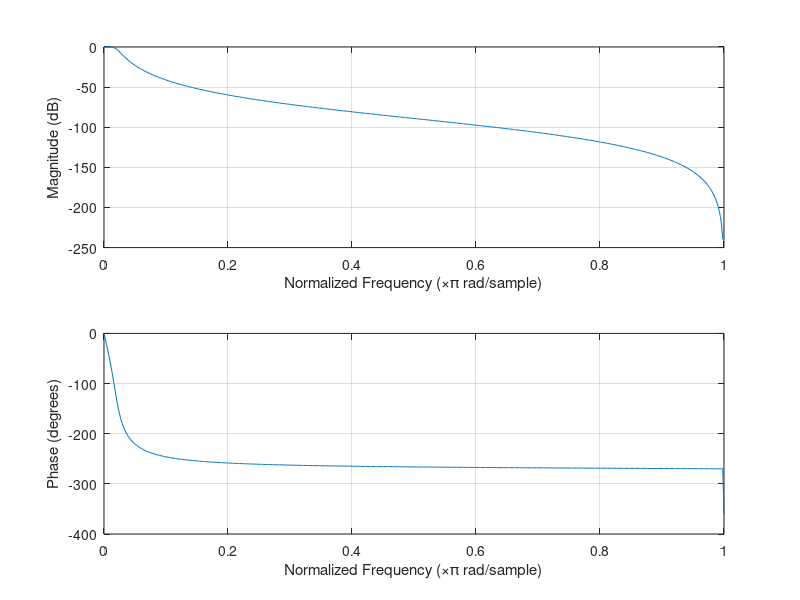

Reproduce this figure in MATLAB. (Note: this script raises an error after producing the figure.)
clear all; close all; clc;

Fs = 48000;
% samples taken in
N = 256;
% digital time
n = 1:N;

% frequencies in Hz
f1 = 21600;
f2 = 500;

% digital signals
x1 = sin((2*pi/Fs)*f1*n);
x2 = sin((2*pi/Fs)*f2*n);

% digital signal
x = x1 + x2;

%{
    set up the filter
    get zeros, poles and gain
    then convert to 2nd order sections
    
    # of rows in sos matrix 
    is # of 2nd order sections
    it's = max of #p/2 and #z/2
%}

ORDER = 3;
fc = 1000;
cutoff = fc/Fs;

[z,p,k] = butter(ORDER,cutoff);
[b,a] = butter(ORDER,cutoff);
% including 'down' and 'two' causes b0 != 1
% so iir loop below will have a third output_acc line
[sos,g] = zp2sos(z,p,k);

%{
    see note about embedding gain on mathworks page
    about zp2sos.  they say use ss2sos with two
    outputs instead.
%}

freqz(b,a);
hold on;
refline([0 -3]);

% --------- TEST MATLAB GENERATED FILTER -------- %
%{
% plot filter for reference
% w/ ORDER = 2, response is kinda weird but 
% actual output is best so go figure...
%fvtool(sos);

figure;
plot(n,x);


xFiltered = filter(b,a,x);
hold on;
plot(n, xFiltered,'LineWidth',2);

%}


% ----- CREATE COEFFS MATRIX FROM SOS MATRIX ------ %

% matlab puts b's before a's in the rows
% but want it other way around
middle = ceil(size(sos,2)/2);
coeffs = sos;
% swap left for right blocks of matrix
coeffs(:,1:middle) = sos(:,(middle+1):end);
coeffs(:,(middle+1):end) = sos(:,1:middle);
% get rid of 1st col of 1's, a0
coeffs = coeffs(:,2:end);

% get rid of col of 1's for b0 if b0 is 1
% don't get rid of b0 if != 1 due to parameters in zp2sos
%coeffs = [coeffs(:,1:(middle-1)) coeffs(:,(middle+1):end)];

stages = size(sos,1);
history = zeros(1,2*stages);

% ------------ C-STYLE FILTER TEST ---------------- %

input_acc = 0;
output_acc = 0;
stages = size(sos,1);
history = zeros(1,2*stages);
output = zeros(1,length(x));

for i = 1:length(x)
    
    input = x(i);
    
    % gain factor before entering the stages
    % g from zp2sos isn't quite right
    % see note about embedding gain on zp2sos page
    input_acc = input*g;
    
    % for stepping through history buffer
    index = 1;

    for j = 1:stages
        
        % poles 
        input_acc = input_acc - coeffs(j,1)*history(index);
        input_acc = input_acc - coeffs(j,2)*history(index+1);
        
        %zeros
        % if don't pass params to zp2sos, then b0's = 1 and so
        % don't need the first multiply here which is for b0
        % so would change coeffs(j,4) to coeffs(j,3) and
        % coeffs(j,5) to coeffs(j,4) and get rid of first multiply
        % but multiplying by 1 is fine so just leaving it for now
        output_acc = input_acc*coeffs(j,3);
        output_acc = output_acc + coeffs(j,4)*history(index);
        output_acc = output_acc + coeffs(j,5)*history(index+1);
        
        % shift the history buffer
        history(index+1) = history(index);
        history(index) = input_acc;
        
        index = index + 2;
        
    end
    
    output(i) = output_acc;
    
end


figure;
plot(n,x);
hold on;
plot(n,output,'LineWidth',2);


% -------- END C-STYLE FILTER TEST ---------------- %



% reformat coeffs matris into one c-style array
coeff_array = reshape(coeffs.',1,[]);


theFileName = 'C:\wudtke_sconza_nunes\ece395SHARC\coeffsIIR.h';
theFile = fopen(theFileName,'wt');

%fprintf(theFile,'#define N %d\n\n',N);
%fprintf(theFile,'#define ORDER %d\n',ORDER);
%{
    num coeffs is either stages * 4 or stages * 5
    it's stages * 4 in the usual case because each stage
    has two delay elements and each delay element
    has 1 feedback + 1 feedforward coefficient.
    but it's stages * 5 if 
    b0 is not equal to 1, which happens if 
    extra params are passed to zp2sos call above
%}
fprintf(theFile,'double coeffsIIR[%d] = {\n\n',stages*5);
fprintf(theFile,'\t%6.6f,\n',coeff_array(1:end-1));
fprintf(theFile,'\t%6.6f',coeff_array(end));
fprintf(theFile,'\n\n};\n\n');

fprintf(theFile,'double gain = %6.20f;\n', g);
fprintf(theFile,'int stages = %d;\n',stages);

fprintf(theFile,'double history[%d] = {0.0};\n\n', length(history));

%{
fprintf(theFile,'double x[%d] = {\n\n',N);
fprintf(theFile,'\t%6.6f,\n',x(1:end-1));
fprintf(theFile,'\t%6.6f',x(end));
fprintf(theFile,'\n\n};');
%}



